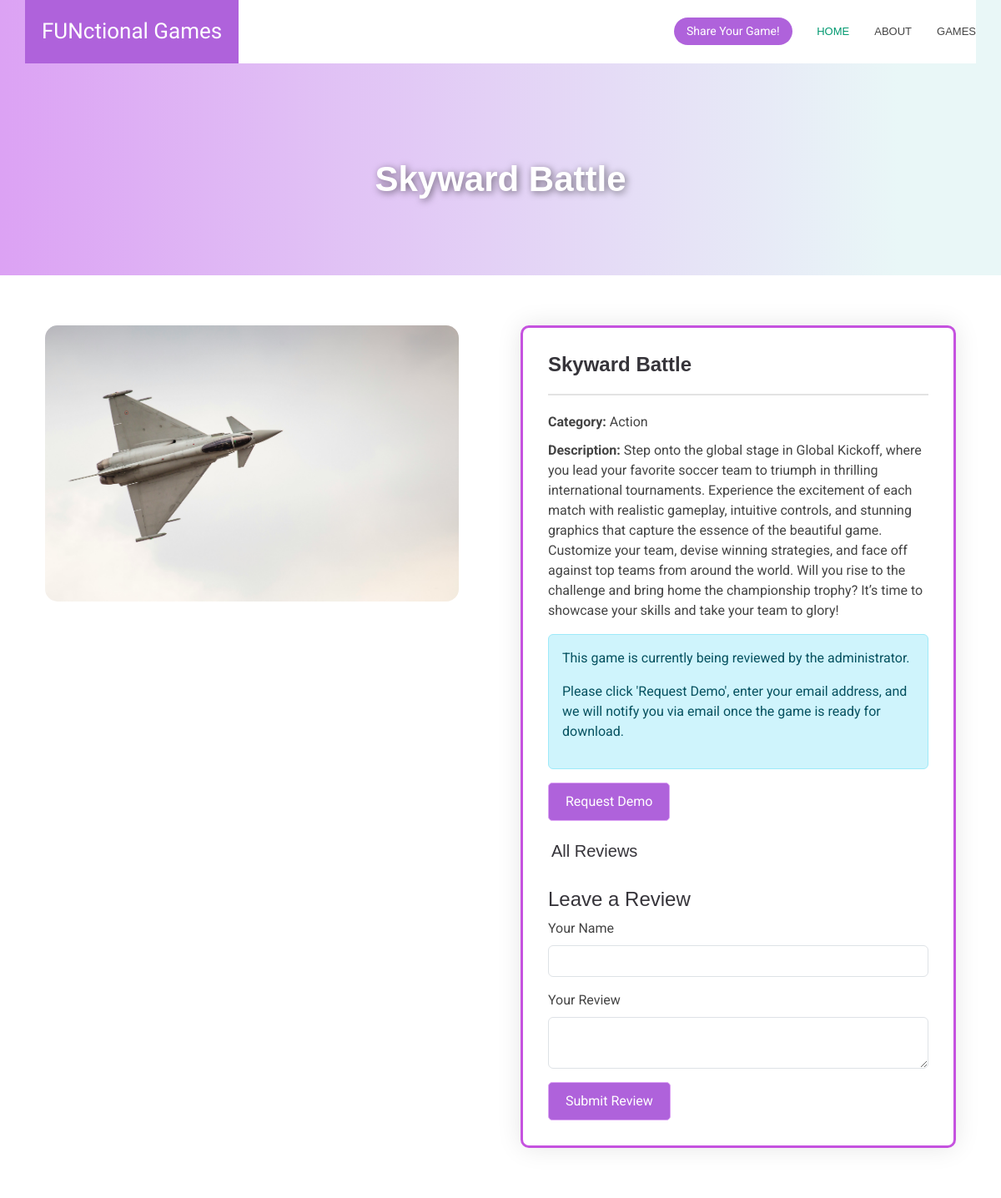
Before: /details/1 with the older database file.
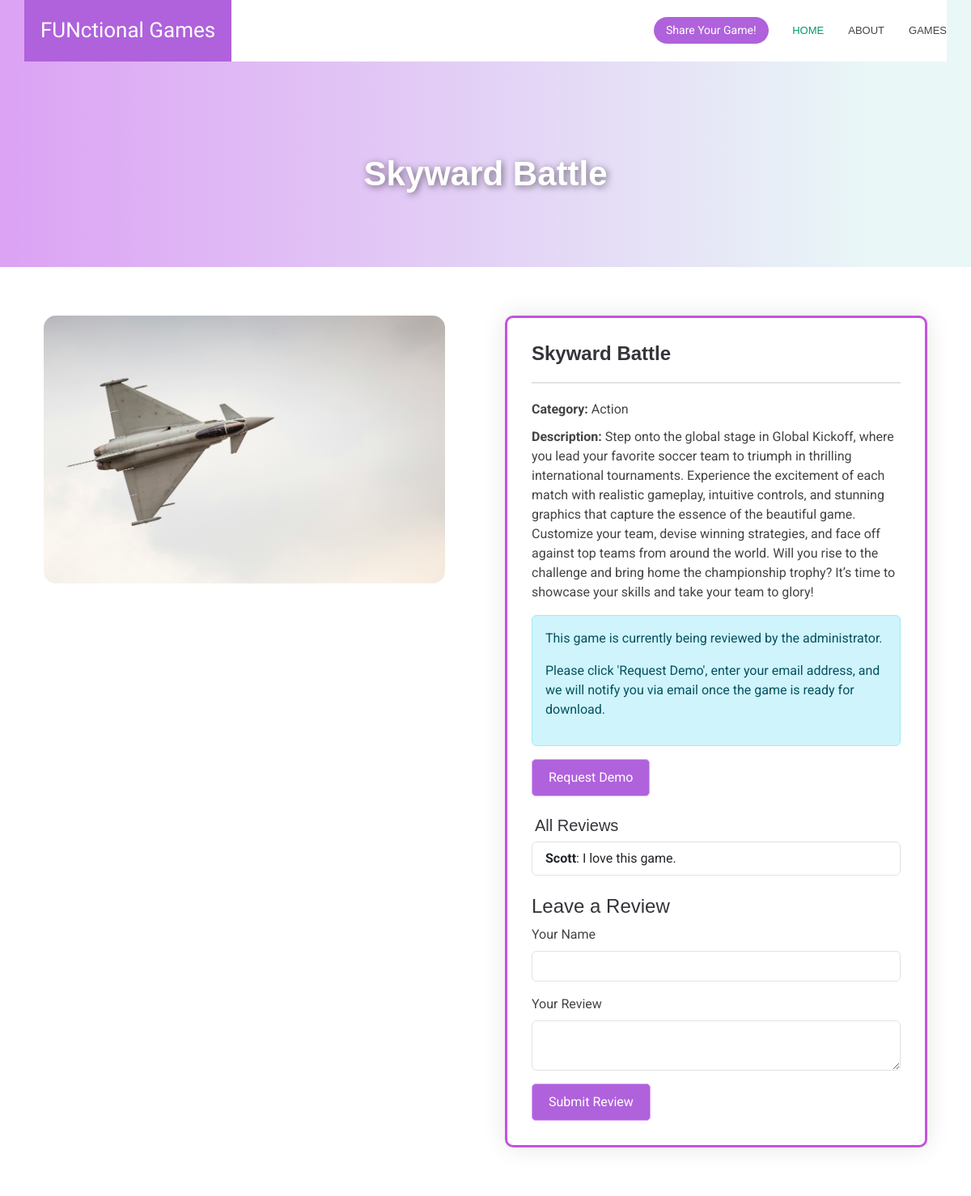
After: the same page with the newer database file.
### tables this page shows
CREATE TABLE "games" (
	"id"	INTEGER,
	"title"	TEXT NOT NULL,
	"category"	TEXT NOT NULL,
	"description"	TEXT NOT NULL,
	"image_filename"	TEXT NOT NULL,
	"source"	TEXT,
	"email"	TEXT,
	"verified"	INTEGER DEFAULT 0,
	PRIMARY KEY("id" AUTOINCREMENT)
);

CREATE TABLE reviews (
            id INTEGER PRIMARY KEY AUTOINCREMENT,
            game_id INTEGER NOT NULL,
            name TEXT NOT NULL,
            review TEXT NOT NULL,
            FOREIGN KEY (game_id) REFERENCES games (id)
        );

### app.py (the view, shortened to what this page needs)
@app.route('/details/<int:game_id>', methods=['GET', 'POST'])
def details(game_id):
    conn = get_db_connection()
    game = conn.execute('SELECT * FROM games WHERE id = ?', (game_id,)).fetchone()
    reviews = conn.execute('SELECT * FROM reviews WHERE game_id = ?', (game_id,)).fetchall()
    conn.close()
    if game is None:
        flash("Game not found!")
        return redirect(url_for('index'))
    return render_template('portfolio-details.html', game=game, reviews=reviews)

### app.py (called while the page is built)
def get_db_connection():
    conn = sqlite3.connect('games.db')
    conn.row_factory = sqlite3.Row
    return conn

### templates/portfolio-details.html (shortened to what this page needs)
<!DOCTYPE html>
<html lang="en">
<head>
  <link href="https://cdn.jsdelivr.net/npm/bootstrap@5.3.0/dist/css/bootstrap.min.css" rel="stylesheet">
  <link href="https://unpkg.com/aos@2.3.1/dist/aos.css" rel="stylesheet">
  <link href="{{ url_for('static', filename='css/main.css') }}" rel="stylesheet">
</head>
<body class="portfolio-details-page">
  <header id="header" class="header d-flex align-items-center fixed-top">
    <div class="header-container container-fluid container-xl position-relative d-flex align-items-center justify-content-end">
      <a href="{{url_for('index')}}" class="logo d-flex align-items-center me-auto" data-aos="fade-right" data-aos-delay="300">
        <h1 class="sitename app-name">FUNctional Games</h1>
      </a>
      <nav id="navmenu" class="navmenu">
        <ul>
          <li><a href="{{url_for('index')}}" class="active" data-aos="fade-down" data-aos-delay="200">Home</a></li>
          <li><a href="{{url_for('index')}}#about" data-aos="fade-down" data-aos-delay="300">About</a></li>
          <li><a href="{{url_for('index')}}#portfolio" data-aos="fade-down" data-aos-delay="400">Games</a></li>
        </ul>
      </nav>
      <a class="btn-getstarted" href="{{url_for('add_game')}}" data-aos="zoom-in" data-aos-delay="500">Share Your Game!</a>
    </div>
  </header>
  <main class="main">
    <div class="page-title light-background">
      <div class="container">
        <h1 class="game-title" data-aos="fade-up" data-aos-delay="100">{{ game.title }}</h1>
      </div>
    </div>
    <section id="portfolio-details" class="portfolio-details section">
      <div class="container">
        <div class="row gy-4">
          <div class="col-lg-6 px-lg-4" data-aos="zoom-in" data-aos-delay="200">
            <img src="{{ url_for('static', filename='uploads/' + game.image_filename) }}" class="img-fluid myimg2" alt="{{ game.title }}">
          </div>
          <div class="col-lg-6 px-lg-4" data-aos="fade-left" data-aos-delay="300">
<div class="portfolio-info">
  <h3>{{ game.title }}</h3>
  <ul>
    <li><strong>Category:</strong> {{ game.category }}</li>
    <li><strong>Description:</strong> {{ game.description }}</li>
  </ul>
  {% if game.source %}
    <a href="{{ game.source }}" class="btn me-2" data-aos="fade-up" data-aos-delay="400">Download</a>
  {% else %}
    <div class="alert alert-info" data-aos="fade-up" data-aos-delay="400">
      <p>This game is currently being reviewed by the administrator.</p>
      <p>Please click 'Request Demo', enter your email address, and we will notify you via email once the game is ready for download.</p>
    </div>
  {% endif %}
  <button type="button" class="btn btn-primary" data-bs-toggle="modal" data-bs-target="#demoModal" data-aos="fade-up">Request Demo</button>
  <div class="reviews mt-4">
        <h5 class="mt-4 ms-1">All Reviews</h5>
    <ul class="list-group mb-4">
      {% for review in reviews %}
        <li class="list-group-item">
          <strong>{{ review.name }}</strong>: {{ review.review }}
        </li>
      {% endfor %}
    </ul>
    <h4>Leave a Review</h4>
    <form id="review-form" method="POST">
      <div class="mb-3">
        <label for="reviewer-name" class="form-label">Your Name</label>
        <input type="text" class="form-control" id="reviewer-name" name="name" required>
      </div>
      <div class="mb-3">
        <label for="review" class="form-label">Your Review</label>
        <textarea class="form-control" id="review" name="review" required></textarea>
      </div>
      <button type="submit" class="btn btn-primary">Submit Review</button>
    </form>
  </div>
</div>
          </div>
        </div>
      </div>
    </section>
  </main>
</body>
</html>

### static/css/main.css (style rules this page uses)
:root { --default-font: "Roboto", system-ui, -apple-system, "Segoe UI", Roboto, "Helvetica Neue", Arial, "Noto Sans", "Liberation Sans", sans-serif, "Apple Color Emoji", "Segoe UI Emoji", "Segoe UI Symbol", "Noto Color Emoji"; --heading-font: "Raleway", sans-serif; --nav-font: "Poppins", sans-serif; }
:root { --background-color: #ffffff; --default-color: #444444; --heading-color: #36343a; --accent-color: #af62db; --surface-color: #ffffff; --contrast-color: #ffffff; }
:root { --nav-color: #444444; --nav-hover-color: #009970; --nav-mobile-background-color: #ffffff; --nav-dropdown-background-color: #ffffff; --nav-dropdown-color: #444444; --nav-dropdown-hover-color: #009970; }
.light-background { --background-color: #f9f9f9; --surface-color: #ffffff; }
:root { scroll-behavior: smooth; }
body { color: var(--default-color); background-color: var(--background-color); font-family: var(--default-font); }
a { color: var(--accent-color); text-decoration: none; transition: 0.3s; }
h1, h2, h3, h4, h5, h6 { color: var(--heading-color); font-family: var(--heading-font); }
.header { --background-color: #ffffff; color: var(--default-color); padding: 20px 0; transition: all 0.5s; z-index: 997; }
.header .header-container { background-color: var(--background-color); transition: all 0.5s; position: relative; padding-top: 5px; padding-bottom: 5px; }
.header .logo { background: var(--accent-color); position: absolute; inset: 0 auto 0 0; padding: 0 20px; }
.header .logo h1 { font-size: 26px; margin: 0; font-weight: 500; color: var(--contrast-color); }
.header .btn-getstarted, .header .btn-getstarted:focus { color: var(--contrast-color); background: var(--accent-color); font-size: 14px; padding: 8px 20px; margin: 0 5px 0 30px; border-radius: 50px; transition: 0.3s; }
@media (max-width: 1200px) { .header { padding: 0; } }
@media (max-width: 1200px) { .header .header-container { padding: 10px 0; } }
@media (max-width: 1200px) { .header .logo { order: 1; } }
@media (max-width: 1200px) { .header .btn-getstarted { order: 2; margin: 0 15px 0 0; padding: 6px 15px; } }
@media (max-width: 1200px) { .header .navmenu { order: 3; } }
@media (min-width: 1200px) { .navmenu { padding: 0; } }
@media (min-width: 1200px) { .navmenu ul { margin: 0; padding: 0; display: flex; list-style: none; align-items: center; } }
@media (min-width: 1200px) { .navmenu li { position: relative; } }
@media (min-width: 1200px) { .navmenu a, .navmenu a:focus { color: var(--nav-color); padding: 18px 15px; font-size: 13px; text-transform: uppercase; font-family: var(--nav-font); font-weight: 500; display: flex; align-items: center; justify-content: space-between; white-space: nowrap; transition: 0.3s; } }
@media (min-width: 1200px) { .navmenu li:last-child a { padding-right: 0; } }
@media (min-width: 1200px) { .navmenu li:hover>a, .navmenu .active, .navmenu .active:focus { color: var(--nav-hover-color); } }
.page-title { color: var(--default-color); background: linear-gradient(90deg, rgba(220, 162, 244, 1) 0%, rgba(233, 247, 247, 1) 90%); padding: 150px 0 60px 0; text-align: center; position: relative; }
.myimg2 { border-radius: 15px; width: 95%; margin-top: 0px; }
.page-title h1 { font-size: 42px; font-weight: 700; margin-bottom: 10px; }
section, .section { color: var(--default-color); background-color: var(--background-color); padding: 60px 0; scroll-margin-top: 65px; overflow: clip; }
.btn-primary { border: 1px solid #dca2f4 !important; }
.app-name { font-family: "Lilita One", sans-serif; font-weight: 400; font-style: normal; }
.portfolio-details .portfolio-info { background-color: var(--surface-color); border: 3px solid #c552df; padding: 30px; box-shadow: 0px 0 30px rgba(0, 0, 0, 0.1); border-radius: 10px; }
.game-title { font-family: 'Montserrat', sans-serif; font-size: 3rem; font-weight: bold; color: #ffffff; text-align: center; padding: 20px; margin: 20px 0; text-shadow: 2px 2px 8px rgba(0, 0, 0, 0.5); border-radius: 10px; }
.portfolio-details .portfolio-info h3 { font-size: 24px; font-weight: 700; margin-bottom: 20px; padding-bottom: 20px; border-bottom: 2px solid color-mix(in srgb, var(--default-color), transparent 85%); }
.portfolio-details .portfolio-info ul { list-style: none; padding: 0; font-size: 16px; }
.portfolio-details .portfolio-info ul li+li { margin-top: 10px; }
.portfolio-details .btn { background-color: var(--accent-color); color: white; padding: 10px 20px; border-radius: 5px; transition: background-color 0.3s; }

Changed rows visible on the page:
added reviews: name "Scott", review "I love this game."
